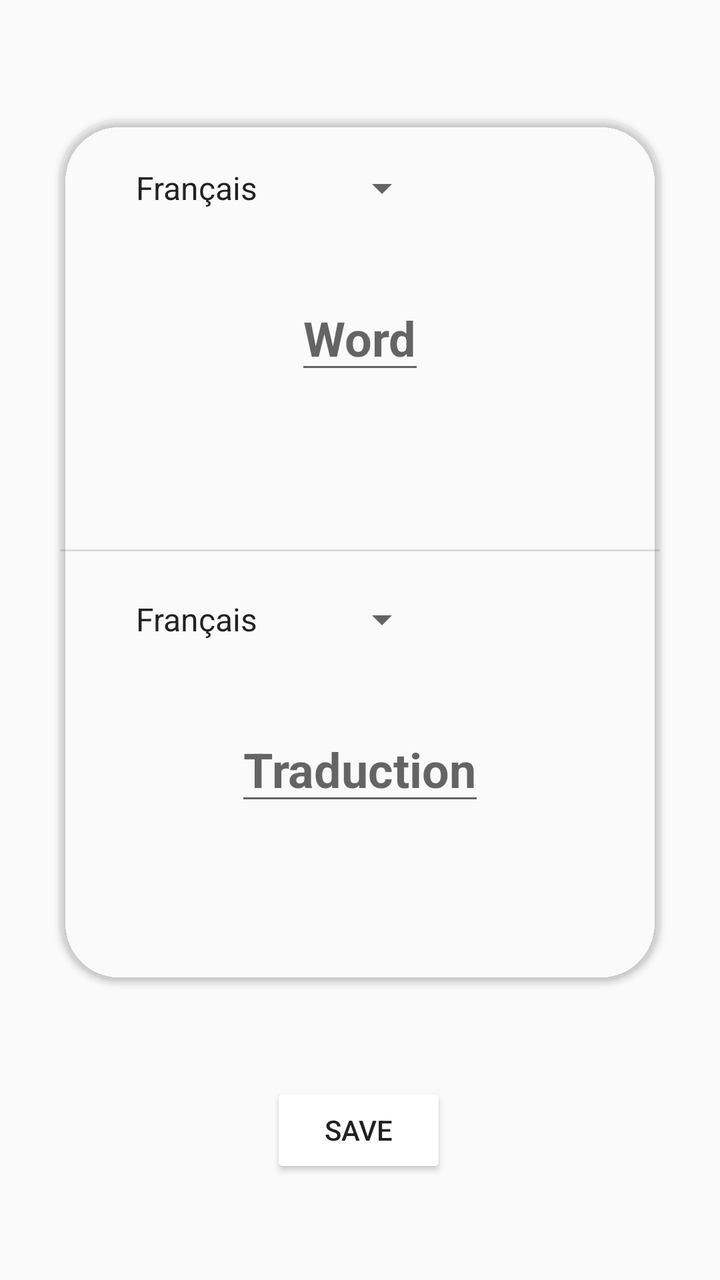
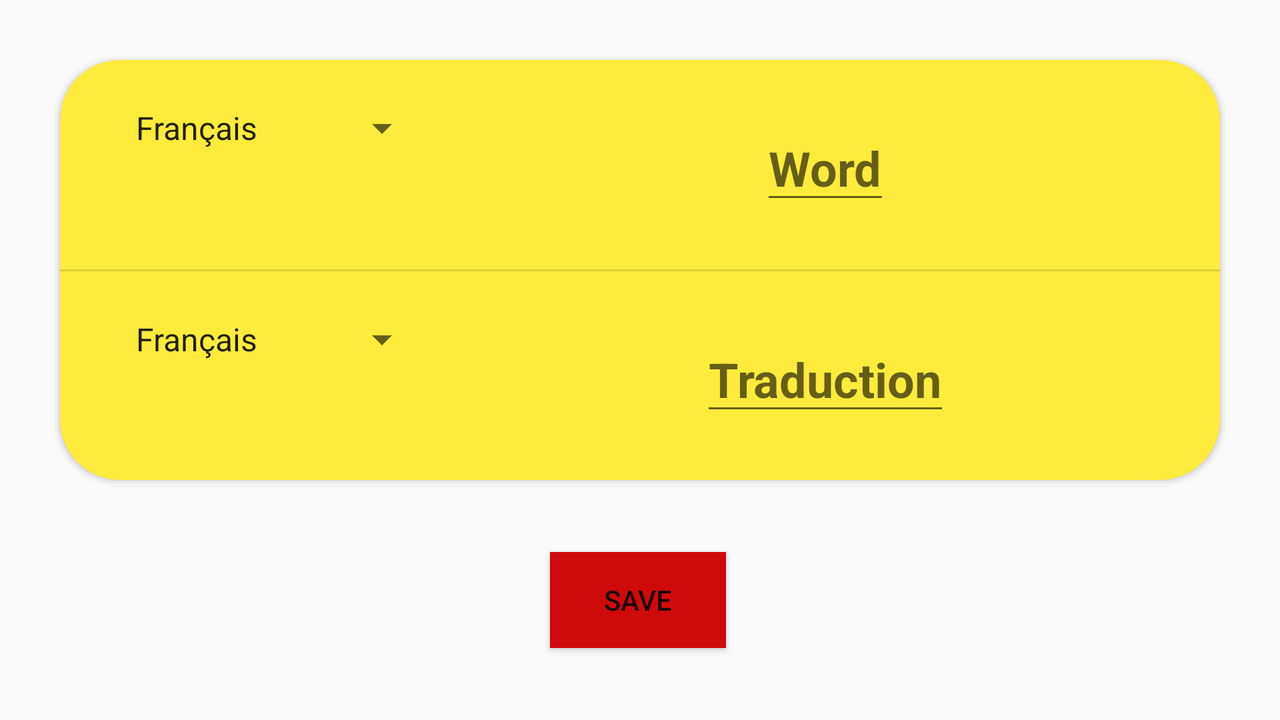

An Android layout and its configuration variant, each rendered on a device that would load it. The default file and the variant file are quoted in full after the pictures.
<!-- AndroidManifest.xml: application theme Theme.TranslateApp -->
<!-- res/layout/activity_sauvegarde.xml -->
<?xml version="1.0" encoding="utf-8"?>
<androidx.constraintlayout.widget.ConstraintLayout xmlns:android="http://schemas.android.com/apk/res/android"
    xmlns:app="http://schemas.android.com/apk/res-auto"
    xmlns:tools="http://schemas.android.com/tools"
    android:layout_width="match_parent"
    android:layout_height="match_parent"
    tools:context=".SauvegardeActivity">

    <androidx.cardview.widget.CardView
        android:id="@+id/cardViewSauvegarde"
        android:layout_width="0dp"
        android:layout_height="0dp"
        android:layout_marginStart="30dp"
        android:layout_marginTop="60dp"
        android:layout_marginEnd="30dp"
        android:layout_marginBottom="150dp"
        app:cardBackgroundColor="@color/blue"
        app:cardCornerRadius="30dp"
        app:layout_constraintBottom_toBottomOf="parent"
        app:layout_constraintEnd_toEndOf="parent"
        app:layout_constraintStart_toStartOf="parent"
        app:layout_constraintTop_toTopOf="parent">

        <androidx.constraintlayout.widget.ConstraintLayout
            android:layout_width="match_parent"
            android:layout_height="match_parent"
            android:elevation="8dp">

            <EditText
                android:id="@+id/wordToBD"
                android:layout_width="wrap_content"
                android:layout_height="wrap_content"
                android:hint="@string/word"
                android:importantForAutofill="no"
                android:inputType="text"
                android:textSize="24sp"
                android:textStyle="bold"
                app:layout_constraintBottom_toTopOf="@+id/divider"
                app:layout_constraintEnd_toEndOf="parent"
                app:layout_constraintStart_toStartOf="parent"
                app:layout_constraintTop_toTopOf="parent"
                tools:ignore="TextContrastCheck" />

            <EditText
                android:id="@+id/translateToBD"
                android:layout_width="wrap_content"
                android:layout_height="wrap_content"
                android:hint="@string/traduction"
                android:importantForAutofill="no"
                android:inputType="text"
                android:textSize="24sp"
                android:textStyle="bold"
                app:layout_constraintBottom_toBottomOf="parent"
                app:layout_constraintEnd_toEndOf="parent"
                app:layout_constraintStart_toStartOf="parent"
                app:layout_constraintTop_toBottomOf="@+id/divider"
                tools:ignore="TextContrastCheck" />

            <Spinner
                android:id="@+id/langueDestToBD"
                android:layout_width="155dp"
                android:layout_height="0dp"
                android:layout_marginStart="30dp"
                android:layout_marginTop="10dp"
                android:entries="@array/langSpinner_entries"
                android:minHeight="48dp"
                app:layout_constraintStart_toStartOf="parent"
                app:layout_constraintTop_toBottomOf="@+id/divider"
                tools:ignore="DuplicateSpeakableTextCheck" />

            <Spinner
                android:id="@+id/langueSrcToBD"
                android:layout_width="155dp"
                android:layout_height="0dp"
                android:layout_marginStart="30dp"
                android:layout_marginTop="10dp"
                android:entries="@array/langSpinner_entries"
                android:minHeight="48dp"
                app:layout_constraintStart_toStartOf="parent"
                app:layout_constraintTop_toTopOf="parent" />

            <View
                android:id="@+id/divider"
                android:layout_width="349dp"
                android:layout_height="1dp"
                android:background="?android:attr/listDivider"
                app:layout_constraintBottom_toBottomOf="parent"
                app:layout_constraintEnd_toEndOf="parent"
                app:layout_constraintHorizontal_bias="0.5"
                app:layout_constraintStart_toStartOf="parent"
                app:layout_constraintTop_toTopOf="parent" />
        </androidx.constraintlayout.widget.ConstraintLayout>
    </androidx.cardview.widget.CardView>


    <Button
        android:id="@+id/button"
        android:layout_width="wrap_content"
        android:layout_height="wrap_content"
        android:backgroundTint="@color/light_purple"
        android:text="@string/save"
        app:layout_constraintBottom_toBottomOf="parent"
        app:layout_constraintEnd_toEndOf="parent"
        app:layout_constraintHorizontal_bias="0.498"
        app:layout_constraintStart_toStartOf="parent"
        app:layout_constraintTop_toBottomOf="@+id/cardViewSauvegarde"
        tools:ignore="TextContrastCheck" />

</androidx.constraintlayout.widget.ConstraintLayout>
<!-- resources referenced by this layout -->
<resources>
  <array name="langSpinner_entries">
          <item>Français</item>
          <item>Anglais</item>
          <item>Espagnol</item>
          <item>Russe</item>
          <item>Japonais</item>
          <item>Allemand</item>
          <item>Portugais</item>
          <item>Indien</item>
      </array>
  <string name="save">Save</string>
  <string name="traduction">Traduction</string>
  <string name="word">Word</string>
  <style name="Theme.TranslateApp" parent="Theme.AppCompat.DayNight.NoActionBar">
          
          <item name="colorPrimary">#51A6CD</item>
          <item name="colorPrimaryVariant">#E42525</item>
          <item name="colorOnPrimary">#FFFFFF</item>
          
          <item name="colorSecondary">#FFEB3B</item>
          <item name="colorSecondaryVariant">@color/teal_700</item>
          <item name="colorOnSecondary">@color/black</item>
          
          <item name="android:statusBarColor">#673AB7</item>
          
      </style>
</resources>
<!-- res/layout-land/activity_sauvegarde.xml (the author's variant of the layout above) -->
<!-- drawn on the phone turned sideways -->
<?xml version="1.0" encoding="utf-8"?>
<androidx.constraintlayout.widget.ConstraintLayout xmlns:android="http://schemas.android.com/apk/res/android"
    xmlns:app="http://schemas.android.com/apk/res-auto"
    xmlns:tools="http://schemas.android.com/tools"
    android:layout_width="match_parent"
    android:layout_height="match_parent"
    tools:context=".SauvegardeActivity">

    <androidx.cardview.widget.CardView
        android:id="@+id/cardViewSauvegarde"
        android:layout_width="0dp"
        android:layout_height="0dp"
        android:layout_marginStart="30dp"
        android:layout_marginTop="30dp"
        android:layout_marginEnd="30dp"
        android:layout_marginBottom="120dp"
        app:cardBackgroundColor="#FFEB3B"
        app:cardCornerRadius="30dp"
        app:layout_constraintBottom_toBottomOf="parent"
        app:layout_constraintEnd_toEndOf="parent"
        app:layout_constraintStart_toStartOf="parent"
        app:layout_constraintTop_toTopOf="parent">

        <androidx.constraintlayout.widget.ConstraintLayout
            android:layout_width="match_parent"
            android:layout_height="match_parent"
            android:elevation="8dp">

            <EditText
                android:id="@+id/wordToBD"
                android:layout_width="wrap_content"
                android:layout_height="wrap_content"
                android:hint="@string/word"
                android:textSize="24sp"
                android:textStyle="bold"
                app:layout_constraintBottom_toTopOf="@+id/divider"
                app:layout_constraintEnd_toEndOf="parent"
                app:layout_constraintHorizontal_bias="0.5"
                app:layout_constraintStart_toEndOf="@+id/langueSrcToBD"
                app:layout_constraintTop_toTopOf="parent" />

            <EditText
                android:id="@+id/translateToBD"
                android:layout_width="wrap_content"
                android:layout_height="wrap_content"
                android:hint="@string/traduction"
                android:textSize="24sp"
                android:textStyle="bold"
                app:layout_constraintBottom_toBottomOf="parent"
                app:layout_constraintEnd_toEndOf="parent"
                app:layout_constraintHorizontal_bias="0.5"
                app:layout_constraintStart_toEndOf="@+id/langueDestToBD"
                app:layout_constraintTop_toBottomOf="@+id/divider" />

            <Spinner
                android:id="@+id/langueDestToBD"
                android:layout_width="155dp"
                android:layout_height="0dp"
                android:layout_marginStart="30dp"
                android:layout_marginTop="10dp"
                android:entries="@array/langSpinner_entries"
                android:minHeight="48dp"
                app:layout_constraintStart_toStartOf="parent"
                app:layout_constraintTop_toBottomOf="@+id/divider" />

            <Spinner
                android:id="@+id/langueSrcToBD"
                android:layout_width="155dp"
                android:layout_height="0dp"
                android:layout_marginStart="30dp"
                android:layout_marginTop="10dp"
                android:entries="@array/langSpinner_entries"
                android:minHeight="48dp"
                app:layout_constraintStart_toStartOf="parent"
                app:layout_constraintTop_toTopOf="parent" />

            <View
                android:id="@+id/divider"
                android:layout_width="669dp"
                android:layout_height="1dp"
                android:background="?android:attr/listDivider"
                app:layout_constraintBottom_toBottomOf="parent"
                app:layout_constraintEnd_toEndOf="parent"
                app:layout_constraintHorizontal_bias="0.5"
                app:layout_constraintStart_toStartOf="parent"
                app:layout_constraintTop_toTopOf="parent" />
        </androidx.constraintlayout.widget.ConstraintLayout>
    </androidx.cardview.widget.CardView>


    <Button
        android:id="@+id/button"
        android:layout_width="wrap_content"
        android:layout_height="wrap_content"
        android:background="#B11616"
        android:backgroundTint="#CF0A0A"
        android:text="@string/save"
        app:layout_constraintBottom_toBottomOf="parent"
        app:layout_constraintEnd_toEndOf="parent"
        app:layout_constraintHorizontal_bias="0.498"
        app:layout_constraintStart_toStartOf="parent"
        app:layout_constraintTop_toBottomOf="@+id/cardViewSauvegarde" />

</androidx.constraintlayout.widget.ConstraintLayout>
